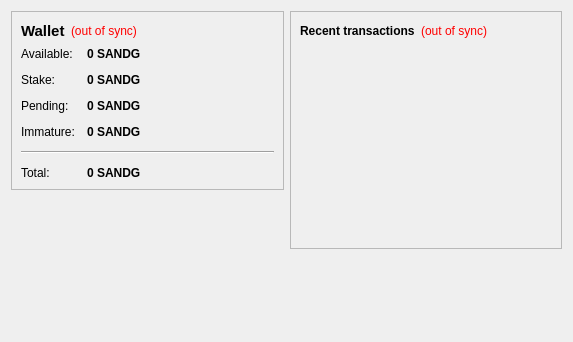
<?xml version="1.0" encoding="UTF-8"?>
<ui version="4.0">
 <class>OverviewPage</class>
 <widget class="QWidget" name="OverviewPage">
  <property name="geometry">
   <rect>
    <x>0</x>
    <y>0</y>
    <width>573</width>
    <height>342</height>
   </rect>
  </property>
  <property name="windowTitle">
   <string>Form</string>
  </property>
  <layout class="QHBoxLayout" name="horizontalLayout" stretch="1,1">
   <item>
    <layout class="QVBoxLayout" name="verticalLayout_2">
     <item>
      <widget class="QFrame" name="frame">
       <property name="frameShape">
        <enum>QFrame::StyledPanel</enum>
       </property>
       <property name="frameShadow">
        <enum>QFrame::Raised</enum>
       </property>
       <layout class="QVBoxLayout" name="verticalLayout_4">
        <item>
         <layout class="QHBoxLayout" name="horizontalLayout_4">
          <item>
           <widget class="QLabel" name="label_5">
            <property name="font">
             <font>
              <pointsize>11</pointsize>
              <weight>75</weight>
              <bold>true</bold>
             </font>
            </property>
            <property name="text">
             <string>Wallet</string>
            </property>
           </widget>
          </item>
          <item>
           <widget class="QLabel" name="labelWalletStatus">
            <property name="toolTip">
             <string>The displayed information may be out of date. Your wallet automatically synchronizes with the SandGCoin network after a connection is established, but this process has not completed yet.</string>
            </property>
            <property name="styleSheet">
             <string notr="true">QLabel { color: red; }</string>
            </property>
            <property name="text">
             <string notr="true">(out of sync)</string>
            </property>
            <property name="alignment">
             <set>Qt::AlignLeading|Qt::AlignLeft|Qt::AlignVCenter</set>
            </property>
           </widget>
          </item>
          <item>
           <spacer name="horizontalSpacer_2">
            <property name="orientation">
             <enum>Qt::Horizontal</enum>
            </property>
            <property name="sizeHint" stdset="0">
             <size>
              <width>40</width>
              <height>20</height>
             </size>
            </property>
           </spacer>
          </item>
         </layout>
        </item>
        <item>
         <layout class="QFormLayout" name="formLayout_2">
          <property name="fieldGrowthPolicy">
           <enum>QFormLayout::AllNonFixedFieldsGrow</enum>
          </property>
          <property name="horizontalSpacing">
           <number>12</number>
          </property>
          <property name="verticalSpacing">
           <number>12</number>
          </property>
          <item row="0" column="0">
           <widget class="QLabel" name="label">
            <property name="text">
             <string>Available:</string>
            </property>
           </widget>
          </item>
          <item row="0" column="1">
           <widget class="QLabel" name="labelBalance">
            <property name="font">
             <font>
              <weight>75</weight>
              <bold>true</bold>
             </font>
            </property>
            <property name="cursor">
             <cursorShape>IBeamCursor</cursorShape>
            </property>
            <property name="toolTip">
             <string>Your current spendable balance</string>
            </property>
            <property name="text">
             <string notr="true">0 SANDG</string>
            </property>
            <property name="textInteractionFlags">
             <set>Qt::LinksAccessibleByMouse|Qt::TextSelectableByKeyboard|Qt::TextSelectableByMouse</set>
            </property>
           </widget>
          </item>
          <item row="1" column="0">
           <widget class="QLabel" name="label_6">
            <property name="text">
             <string>Stake:</string>
            </property>
           </widget>
          </item>
          <item row="1" column="1">
           <widget class="QLabel" name="labelStake">
            <property name="font">
             <font>
              <weight>75</weight>
              <bold>true</bold>
             </font>
            </property>
            <property name="cursor">
             <cursorShape>IBeamCursor</cursorShape>
            </property>
            <property name="toolTip">
             <string>Total of coins that was staked, and do not yet count toward the current balance</string>
            </property>
            <property name="text">
             <string notr="true">0 SANDG</string>
            </property>
            <property name="textInteractionFlags">
             <set>Qt::LinksAccessibleByMouse|Qt::TextSelectableByKeyboard|Qt::TextSelectableByMouse</set>
            </property>
           </widget>
          </item>
          <item row="2" column="0">
           <widget class="QLabel" name="label_3">
            <property name="text">
             <string>Pending:</string>
            </property>
           </widget>
          </item>
          <item row="2" column="1">
           <widget class="QLabel" name="labelUnconfirmed">
            <property name="font">
             <font>
              <weight>75</weight>
              <bold>true</bold>
             </font>
            </property>
            <property name="cursor">
             <cursorShape>IBeamCursor</cursorShape>
            </property>
            <property name="toolTip">
             <string>Total of transactions that have yet to be confirmed, and do not yet count toward the current balance</string>
            </property>
            <property name="text">
             <string notr="true">0 SANDG</string>
            </property>
            <property name="textInteractionFlags">
             <set>Qt::LinksAccessibleByMouse|Qt::TextSelectableByKeyboard|Qt::TextSelectableByMouse</set>
            </property>
           </widget>
          </item>
          <item row="3" column="0">
           <widget class="QLabel" name="labelImmatureText">
            <property name="text">
             <string>Immature:</string>
            </property>
           </widget>
          </item>
          <item row="3" column="1">
           <widget class="QLabel" name="labelImmature">
            <property name="font">
             <font>
              <weight>75</weight>
              <bold>true</bold>
             </font>
            </property>
            <property name="toolTip">
             <string>Mined balance that has not yet matured</string>
            </property>
            <property name="text">
             <string notr="true">0 SANDG</string>
            </property>
            <property name="textInteractionFlags">
             <set>Qt::LinksAccessibleByMouse|Qt::TextSelectableByKeyboard|Qt::TextSelectableByMouse</set>
            </property>
           </widget>
          </item>
          <item row="4" column="0" colspan="2">
           <widget class="Line" name="line">
            <property name="orientation">
             <enum>Qt::Horizontal</enum>
            </property>
           </widget>
          </item>
          <item row="5" column="0">
           <widget class="QLabel" name="labelTotalText">
            <property name="text">
             <string>Total:</string>
            </property>
           </widget>
          </item>
          <item row="5" column="1">
           <widget class="QLabel" name="labelTotal">
            <property name="font">
             <font>
              <weight>75</weight>
              <bold>true</bold>
             </font>
            </property>
            <property name="cursor">
             <cursorShape>IBeamCursor</cursorShape>
            </property>
            <property name="toolTip">
             <string>Your current total balance</string>
            </property>
            <property name="text">
             <string notr="true">0 SANDG</string>
            </property>
            <property name="textInteractionFlags">
             <set>Qt::LinksAccessibleByMouse|Qt::TextSelectableByKeyboard|Qt::TextSelectableByMouse</set>
            </property>
           </widget>
          </item>
         </layout>
        </item>
       </layout>
      </widget>
     </item>
     <item>
      <spacer name="verticalSpacer">
       <property name="orientation">
        <enum>Qt::Vertical</enum>
       </property>
       <property name="sizeHint" stdset="0">
        <size>
         <width>20</width>
         <height>40</height>
        </size>
       </property>
      </spacer>
     </item>
    </layout>
   </item>
   <item>
    <layout class="QVBoxLayout" name="verticalLayout_3">
     <item>
      <widget class="QFrame" name="frame_2">
       <property name="frameShape">
        <enum>QFrame::StyledPanel</enum>
       </property>
       <property name="frameShadow">
        <enum>QFrame::Raised</enum>
       </property>
       <layout class="QVBoxLayout" name="verticalLayout">
        <item>
         <layout class="QHBoxLayout" name="horizontalLayout_2">
          <item>
           <widget class="QLabel" name="label_4">
            <property name="text">
             <string>&lt;b&gt;Recent transactions&lt;/b&gt;</string>
            </property>
           </widget>
          </item>
          <item>
           <widget class="QLabel" name="labelTransactionsStatus">
            <property name="toolTip">
             <string>The displayed information may be out of date. Your wallet automatically synchronizes with the SandGCoin network after a connection is established, but this process has not completed yet.</string>
            </property>
            <property name="styleSheet">
             <string notr="true">QLabel { color: red; }</string>
            </property>
            <property name="text">
             <string notr="true">(out of sync)</string>
            </property>
            <property name="alignment">
             <set>Qt::AlignRight|Qt::AlignTrailing|Qt::AlignVCenter</set>
            </property>
           </widget>
          </item>
          <item>
           <spacer name="horizontalSpacer">
            <property name="orientation">
             <enum>Qt::Horizontal</enum>
            </property>
            <property name="sizeHint" stdset="0">
             <size>
              <width>40</width>
              <height>20</height>
             </size>
            </property>
           </spacer>
          </item>
         </layout>
        </item>
        <item>
         <widget class="QListView" name="listTransactions">
          <property name="styleSheet">
           <string notr="true">QListView { background: transparent; }</string>
          </property>
          <property name="frameShape">
           <enum>QFrame::NoFrame</enum>
          </property>
          <property name="verticalScrollBarPolicy">
           <enum>Qt::ScrollBarAlwaysOff</enum>
          </property>
          <property name="horizontalScrollBarPolicy">
           <enum>Qt::ScrollBarAlwaysOff</enum>
          </property>
          <property name="selectionMode">
           <enum>QAbstractItemView::NoSelection</enum>
          </property>
         </widget>
        </item>
       </layout>
      </widget>
     </item>
     <item>
      <spacer name="verticalSpacer_2">
       <property name="orientation">
        <enum>Qt::Vertical</enum>
       </property>
       <property name="sizeHint" stdset="0">
        <size>
         <width>20</width>
         <height>40</height>
        </size>
       </property>
      </spacer>
     </item>
    </layout>
   </item>
  </layout>
 </widget>
 <resources/>
 <connections/>
</ui>
